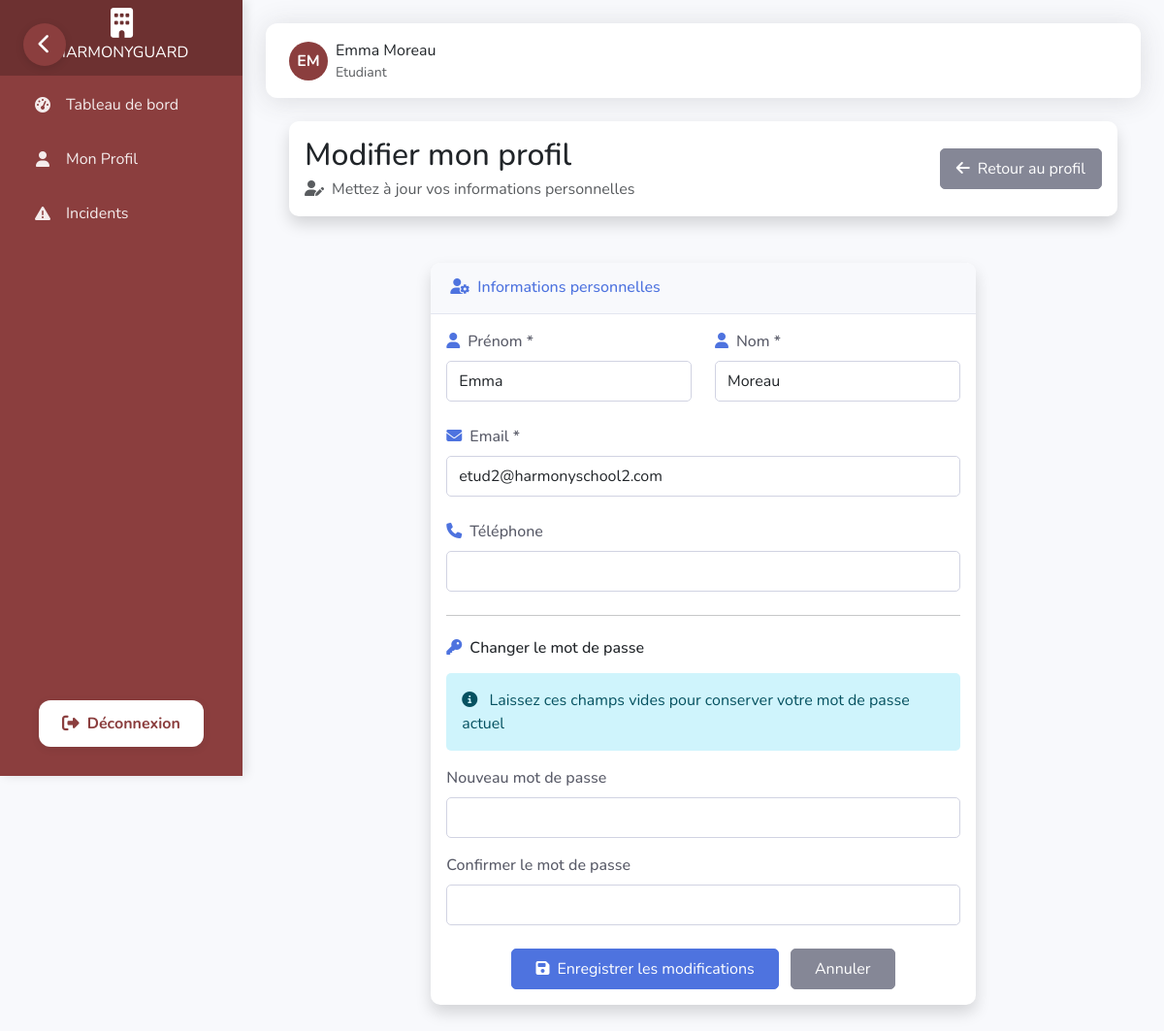
/dashboard/profile/edit/ (signed in), run on the app's committed database.
### dashboard/models.py (models this page shows, shortened)
class Utilisateur(AbstractBaseUser, PermissionsMixin):
    nom = models.CharField(max_length=50)
    prenom = models.CharField(max_length=50)
    email = models.EmailField(unique=True)
    telephone = models.CharField(max_length=20, blank=True, null=True)
    actif = models.BooleanField(default=True)
    role = models.ForeignKey(Role, on_delete=models.CASCADE)
    is_staff = models.BooleanField(default=False)
    is_superuser = models.BooleanField(default=False)
    objects = UtilisateurManager()
    USERNAME_FIELD = 'email'
    REQUIRED_FIELDS = ['nom', 'prenom']
    @property
    def is_active(self):
        return self.actif

class Role(models.Model):
    nom = models.CharField(max_length=30, unique=True)
    permissions = models.TextField(blank=True)
    @property
    def permissions_list(self):
        if not self.permissions:
            return []
        return [p.strip() for p in self.permissions.split(',')]

### dashboard/views.py (the view)
# urls.py: path('profile/edit/', views.edit_profile, name='edit_profile'),
@login_required
def edit_profile(request):
    user = request.user
    if request.method == 'POST':
        form = EditProfileForm(request.POST, instance=user)
        if form.is_valid():
            form.save()
            new_password = form.cleaned_data.get('new_password')
            if new_password:
                user.set_password(new_password)
                user.save()
                login(request, authenticate(username=user.email, password=new_password))
            messages.success(request, 'Profil mis à jour avec succès!')
            return redirect('profile')
        else:
            messages.error(request, 'Erreur lors de la mise à jour du profil.')
    else:
        form = EditProfileForm(instance=user)
    return render(request, 'dashboard/profile/edit.html', {
        'form': form,
        'user': user
    })

### dashboard/forms.py (shortened to what this page needs)
class EditProfileForm(forms.ModelForm):
    class Meta:
        model = Utilisateur
        fields = ('nom', 'prenom', 'email', 'telephone')
        widgets = {
            'nom': forms.TextInput(attrs={'class': 'form-control'}),
            'prenom': forms.TextInput(attrs={'class': 'form-control'}),
            'email': forms.EmailInput(attrs={'class': 'form-control'}),
            'telephone': forms.TextInput(attrs={'class': 'form-control'}),
        }
    new_password = forms.CharField(
        widget=forms.PasswordInput(attrs={'class': 'form-control'}),
        required=False,
        label='Nouveau mot de passe'
    )
    confirm_password = forms.CharField(
        widget=forms.PasswordInput(attrs={'class': 'form-control'}),
        required=False,
        label='Confirmer le mot de passe'
    )

### dashboard/templates/dashboard/profile/edit.html (shortened to what this page needs)
{% extends 'dashboard/base.html' %}
{% load static %}
{% block content %}
<div class="container-fluid px-4">
    <div class="row mb-4">
        <div class="col-12">
            <div class="card shadow">
                <div class="card-body">
                    <div class="row align-items-center">
                        <div class="col">
                            <h2 class="mb-1">Modifier mon profil</h2>
                            <p class="text-muted mb-0">
                                <i class="fas fa-user-edit me-2"></i>Mettez à jour vos informations personnelles
                            </p>
                        </div>
                        <div class="col-auto">
                            <a href="{% url 'profile' %}" class="btn btn-secondary">
                                <i class="fas fa-arrow-left me-2"></i>Retour au profil
                            </a>
                        </div>
                    </div>
                </div>
            </div>
        </div>
    </div>
    <div class="row">
        <div class="col-lg-8 mx-auto">
            <div class="card shadow mb-4">
                <div class="card-header py-3">
                    <h6 class="m-0 font-weight-bold text-primary">
                        <i class="fas fa-user-cog me-2"></i>Informations personnelles
                    </h6>
                </div>
                <div class="card-body">
                    <form method="post" class="needs-validation" novalidate>
                        <div class="row mb-4">
                            <div class="col-md-6">
                                <label for="{{ form.prenom.id_for_label }}" class="form-label">
                                    <i class="fas fa-user me-2 text-primary"></i>Prénom *
                                </label>
                                {{ form.prenom }}
                            </div>
                            <div class="col-md-6">
                                <label for="{{ form.nom.id_for_label }}" class="form-label">
                                    <i class="fas fa-user me-2 text-primary"></i>Nom *
                                </label>
                                {{ form.nom }}
                            </div>
                        </div>
                        <div class="mb-4">
                            <label for="{{ form.email.id_for_label }}" class="form-label">
                                <i class="fas fa-envelope me-2 text-primary"></i>Email *
                            </label>
                            {{ form.email }}
                        </div>
                        <div class="mb-4">
                            <label for="{{ form.telephone.id_for_label }}" class="form-label">
                                <i class="fas fa-phone me-2 text-primary"></i>Téléphone
                            </label>
                            {{ form.telephone }}
                        </div>
                        <hr class="my-4">
                        <div class="mb-4">
                            <h6 class="font-weight-bold mb-3">
                                <i class="fas fa-key me-2 text-primary"></i>Changer le mot de passe
                            </h6>
                            <div class="alert alert-info">
                                <i class="fas fa-info-circle me-2"></i>
                                Laissez ces champs vides pour conserver votre mot de passe actuel
                            </div>
                            <div class="mb-3">
                                <label for="{{ form.new_password.id_for_label }}" class="form-label">
                                    Nouveau mot de passe
                                </label>
                                {{ form.new_password }}
                            </div>
                            <div class="mb-3">
                                <label for="{{ form.confirm_password.id_for_label }}" class="form-label">
                                    Confirmer le mot de passe
                                </label>
                                {{ form.confirm_password }}
                            </div>
                        </div>
                        <div class="text-center mt-4">
                            <button type="submit" class="btn btn-primary px-4">
                                <i class="fas fa-save me-2"></i>Enregistrer les modifications
                            </button>
                            <a href="{% url 'profile' %}" class="btn btn-secondary px-4 ms-2">
                                Annuler
                            </a>
                        </div>
                    </form>
                </div>
            </div>
        </div>
    </div>
</div>
{% endblock %}

### dashboard/templates/dashboard/base.html (shortened to what this page needs)
<!DOCTYPE html>
<html lang="fr">
<head>
    {% load static %}
    <link href="https://cdn.jsdelivr.net/npm/bootstrap@5.3.0-alpha1/dist/css/bootstrap.min.css" rel="stylesheet">
    <link rel="stylesheet" href="https://cdnjs.cloudflare.com/ajax/libs/font-awesome/6.4.0/css/all.min.css">
    <link href="https://unpkg.com/aos@2.3.1/dist/aos.css" rel="stylesheet">
</head>
<body>
    {% if user.is_authenticated %}
    <nav class="sidebar" id="sidebar" data-aos="fade-right" data-aos-duration="1000">
        <a class="navbar-brand" href="{% url 'dashboard_home' %}">
            <i class="fas fa-building brand-icon"></i>
            <span class="brand-text">HARMONYGUARD</span>
        </a>
        <div class="nav flex-column">
            <div class="nav-item">
                <a class="nav-link {% if request.path == '/dashboard/' %}active{% endif %}"
                    href="{% url 'dashboard_home' %}">
                    <i class="fas fa-tachometer-alt"></i>
                    <span>Tableau de bord</span>
                </a>
            </div>
            <div class="nav-item">
                <a class="nav-link {% if request.path == '/profile/' %}active{% endif %}" href="{% url 'profile' %}">
                    <i class="fas fa-user"></i>
                    <span>Mon Profil</span>
                </a>
            </div>
            <div class="nav-item">
                <a class="nav-link {% if '/incidents/' in request.path %}active{% endif %}"
                    href="{% url 'liste_incidents' %}">
                    <i class="fas fa-exclamation-triangle"></i>
                    <span>Incidents</span>
                </a>
            </div>
        </div>
        <div class="logout-section">
            <a href="{% url 'custom_logout' %}" class="logout-button">
                <i class="fas fa-sign-out-alt"></i>
                <span>Déconnexion</span>
            </a>
        </div>
    </nav>
    <button class="sidebar-toggle" id="sidebarToggle" aria-label="Toggle Sidebar">
        <i class="fas fa-chevron-left"></i>
    </button>
    {% endif %}
    <div class="content" id="content">
        {% if user.is_authenticated %}
        <div class="topbar" data-aos="fade-down" data-aos-duration="800">
            <div class="d-flex align-items-center">
                <div class="d-flex align-items-center">
                    <div class="user-avatar">
                        {{ user.prenom|first }}{{ user.nom|first }}
                    </div>
                    <div class="ms-2">
                        <div>{{ user.prenom }} {{ user.nom }}</div>
                        <div class="small text-muted">{{ user.role.nom }}</div>
                    </div>
                </div>
            </div>
        </div>
        {% endif %}
        {% block content %}{% endblock %}
    </div>
</body>
</html>

### dashboard/templates/dashboard/base.html (style rules this page uses)
:root { --primary-color: #8b3e3e; --secondary-color: #7a3636; --success-color: #1cc88a; --info-color: #36b9cc; --warning-color: #f6c23e; --danger-color: #e74a3b; --light-color: #f8f9fc; --dark-color: #5a5c69; --sidebar-bg: #8b3e3e; --sidebar-hover: #9e4848; --sidebar-active: #6d3131; --sidebar-width: 250px; --sidebar-collapsed-width: 70px; }
body { font-family: 'Nunito', sans-serif; background-color: #f8f9fc; overflow-x: hidden; }
.sidebar { width: var(--sidebar-width); min-height: 100vh; background-color: var(--sidebar-bg); color: white; position: fixed; z-index: 1000; top: 0; left: 0; overflow-x: hidden; transition: all 0.3s cubic-bezier(0.4, 0, 0.2, 1); box-shadow: 4px 0 10px rgba(0, 0, 0, 0.1); }
.sidebar .navbar-brand { padding: 1.5rem 0; display: flex; flex-direction: column; align-items: center; justify-content: center; text-align: center; background-color: var(--sidebar-active); margin-bottom: 0; height: 80px; transition: all 0.3s ease; white-space: nowrap; overflow: hidden; }
.sidebar .navbar-brand .brand-icon { font-size: 1.75rem; margin-bottom: 0.25rem; transition: all 0.3s ease; }
.sidebar .nav-item { position: relative; width: 100%; margin: 4px 0; }
.sidebar .nav-link { display: flex; align-items: center; width: 100%; padding: 0.75rem 1.5rem; color: rgba(255, 255, 255, 0.9); transition: all 0.3s ease; border-radius: 8px; margin: 0 8px; white-space: nowrap; overflow: hidden; }
.sidebar .nav-link i { margin-right: 0.75rem; width: 24px; text-align: center; font-size: 1rem; transition: all 0.3s ease; }
.sidebar-toggle { position: fixed; top: 24px; left: 24px; z-index: 2000; background-color: var(--primary-color); border: none; color: white; width: 44px; height: 44px; border-radius: 50%; display: flex; align-items: center; justify-content: center; cursor: pointer; transition: all 0.3s ease; box-shadow: 0 2px 8px rgba(0,0,0,0.12); }
.sidebar-toggle i { font-size: 1.3rem; }
.content { margin-left: var(--sidebar-width); padding: 1.5rem; transition: all 0.3s cubic-bezier(0.4, 0, 0.2, 1); min-height: 100vh; }
.card { border: none; border-radius: 12px; box-shadow: 0 0.15rem 1.75rem 0 rgba(58, 59, 69, 0.15); margin-bottom: 1.5rem; overflow: hidden; transition: all 0.3s ease; }
.card-header { background-color: #f8f9fc; border-bottom: 1px solid #e3e6f0; padding: 1rem 1.25rem; font-weight: 600; }
.topbar { background-color: white; box-shadow: 0 0.15rem 1.75rem 0 rgba(58, 59, 69, 0.15); padding: 1rem 1.5rem; margin-bottom: 1.5rem; display: flex; justify-content: space-between; align-items: center; border-radius: 12px; transition: all 0.3s ease; }
.user-avatar { width: 40px; height: 40px; background-color: var(--primary-color); color: white; border-radius: 50%; display: flex; align-items: center; justify-content: center; font-weight: 700; transition: all 0.3s ease; cursor: pointer; }
.logout-section { position: absolute; bottom: 30px; left: 0; width: 100%; display: flex; justify-content: center; }
.logout-button { display: flex; align-items: center; justify-content: center; gap: 0.5rem; background: #fff; color: var(--primary-color) !important; font-weight: 700; border: none; border-radius: 12px; padding: 0.75rem 1.5rem; margin: 0 1.5rem; box-shadow: 0 2px 8px rgba(0,0,0,0.08); transition: background 0.2s, color 0.2s, transform 0.2s; text-decoration: none; font-size: 1rem; }
.logout-button i { font-size: 1.1rem; }
.logout-button span { display: inline; transition: opacity 0.2s; }

### dashboard/templates/dashboard/profile/edit.html (style rules this page uses)
.card { border: none; border-radius: 10px; }
.form-label { font-weight: 500; color: #5a5c69; }
.form-control { border-radius: 5px; border: 1px solid #d1d3e2; padding: 0.5rem 0.75rem; }
.alert { border-radius: 5px; border: none; }
.btn { border-radius: 5px; padding: 0.5rem 1rem; }
.btn-primary { background-color: #4e73df !important; border-color: #4e73df !important; }
.btn-secondary { background-color: #858796 !important; border-color: #858796 !important; }
.text-primary { color: #4e73df !important; }

### data on the page
Utilisateur: prenom|first "E", nom|first "M", prenom "Emma", nom "Moreau", role.nom "Etudiant", email "etud2@harmonyschool2.com"
